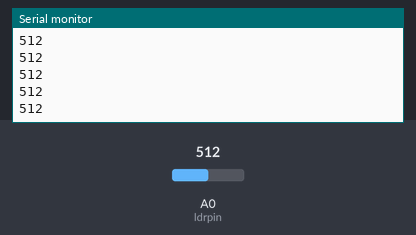
Bench run of a sketch on a simulated Arduino Uno, built with avr-gcc and run on an emulated ATmega328P. On the bench: the last lines printed to the serial monitor. The inputs (shaded band) are chosen by the test bench; at power-on: A0 (ldrpin) = 512.

Above: at 1.2 s.
1.3 s: A0 (ldrpin) set to 716
At 2.2 s:
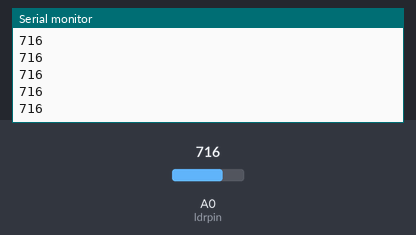
2.8 s: A0 (ldrpin) set to 900
At 3.4 s:
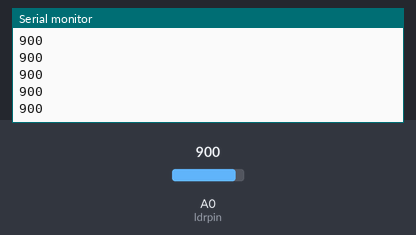
Timing chart, 0 to 5.8 s (numbered marks = the images above; inputs shaded):
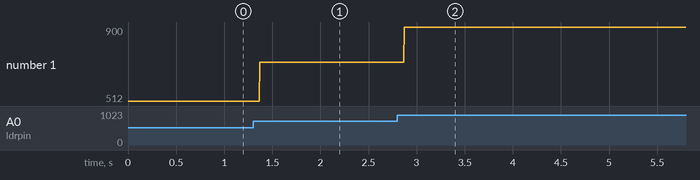

Measured:
- after the input at 1.3 s, the serial monitor: prints a new line after 0.07 s (image 1)
- after the input at 2.8 s, the serial monitor: prints a new line after 0.07 s (image 2)
- plotted number 1: 512 → 716 after the input at 1.3 s, 716 → 900 after the input at 2.8 s

The sketch:

lab10_task10.ino
```cpp
int ldrpin=A0;
int reading=0;
void setup() {
  pinMode(ldrpin,INPUT);
  Serial.begin(9600);

}

void loop() {

    reading=analogRead(ldrpin);
    Serial.println(reading);

}
```
